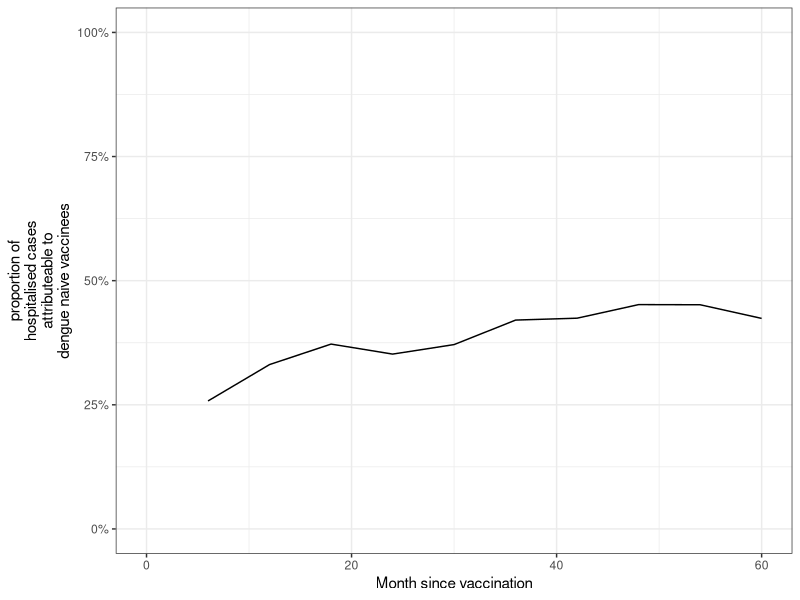
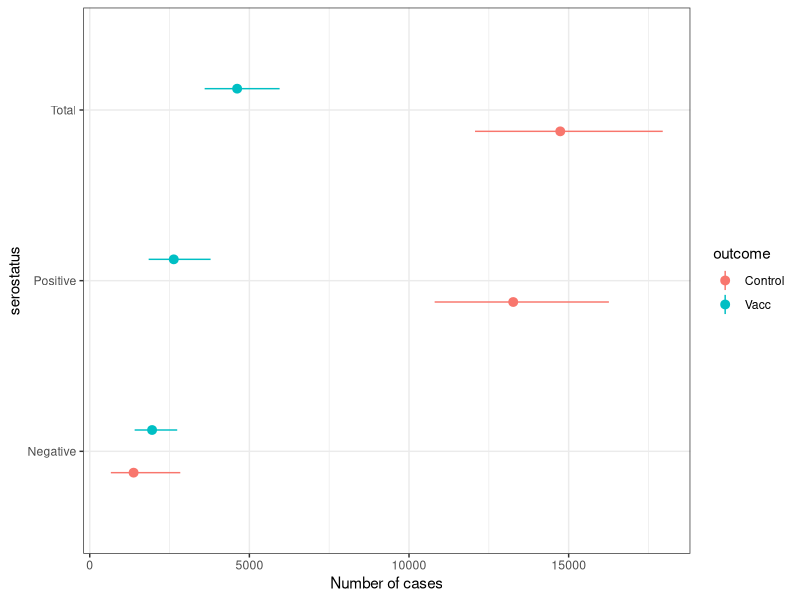
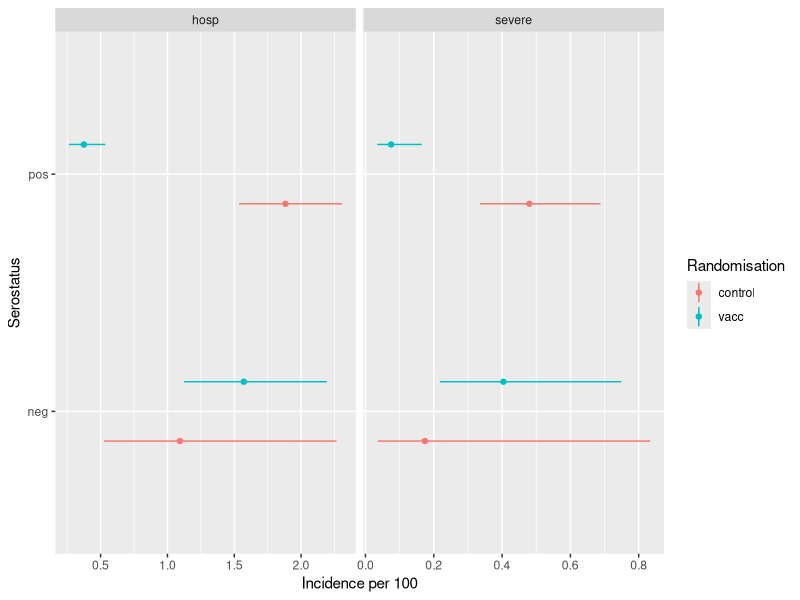
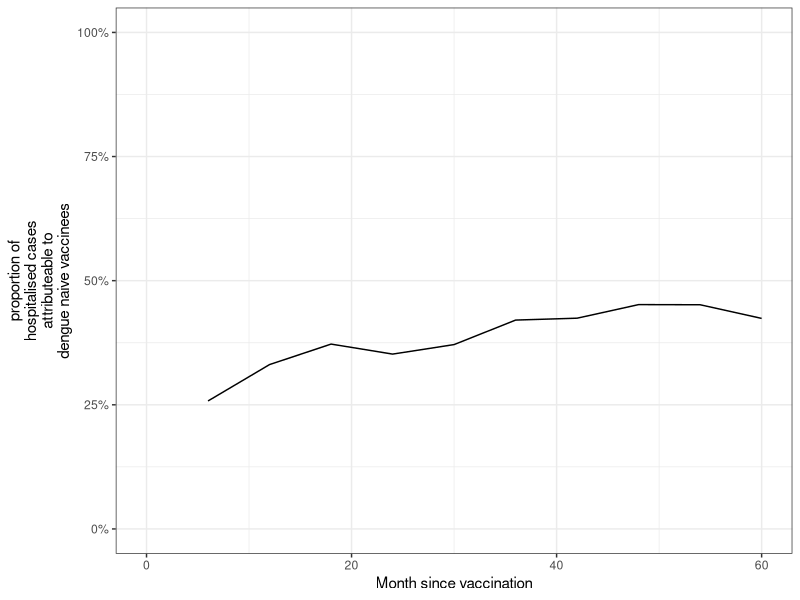
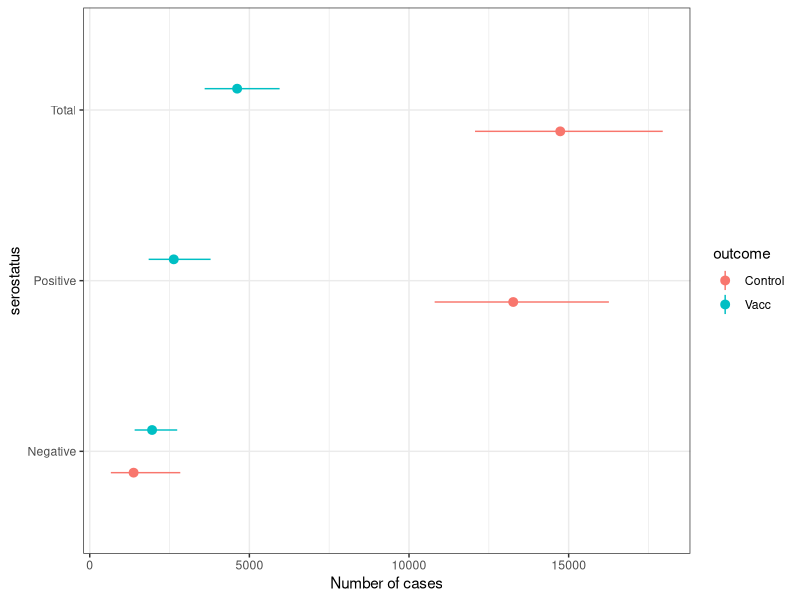

Write R code to recreate these figures, in order.

# Expected relative proportion of breakthrough hospitalized dengue by serostatus in populations vaccinated with the CYD- tetravalent dengue vaccine in the Philippines
# written by Stefan Flasche using R version 3.5.3

# load packages
require(tidyverse)


# Data --------------------------------------------------------------------

# data: cumulative incidence over 5yrs observed in the trial and its stratification into 
#       seropositive and seronegative using PRNT50 with multiple imputation (in per 100). from Table S10
df <- tibble(no=1:8,
             randomisation = c("vacc","vacc","control","control","vacc","vacc","control","control"),
             serostatus = c("pos","neg","pos","neg","pos","neg","pos","neg"),
             outcome = c(rep("hosp",4),rep("severe",4)),
             incidence.ph.mid = c(.375,1.571,1.883,1.093,0.075,0.404,0.48,0.174),
             incidence.ph.lo = c(.263,1.125,1.536,.526,0.034,0.218,0.335,0.036),
             incidence.ph.hi = c(.535,2.193,2.307,2.265,0.165,0.749,0.688,0.834))

#seroprevalence Phil
sp=.85

# Cumulative proportion of 9-16y olds hospitalised with Dengue over time (0m - 60m). Digitalised from Sridhar Figure 3
df.time <- tibble(time = rep(c(0,6,12,18,24,30,36,42,48,54,60),4),
                  randomisation = c(rep("vacc",11*2),rep("control",11*2)),
                  serostatus = rep(c(rep("pos",11),rep("neg",11)),2),
                  incidence = c(0,0.031,0.051,0.061,0.113,0.153,0.184,0.235,0.276,0.307,0.368,
                                0,0.061,0.143,0.205,0.348,0.512,0.757,0.982,1.289,1.432,1.535,
                                0,0.143,0.307,0.573,0.982,1.125,1.350,1.514,1.678,1.739,1.862,
                                0,0.082,0.164,0.399,0.471,0.522,0.583,0.696,0.757,0.757,1.033),
                  No.at.Risk =c(1503,1490,1462,1453,1447,1434,1422,1403,1351,1284,1226,
                                375,374,368,366,364,361,358,350,339,322,311,
                                730,725,705,699,695,689,688,686,658,615,592,
                                207,207,201,199,199,195,194,192,185,174,167))
                  
# plot data
p.data <- df %>% ggplot(aes(x= serostatus, y = incidence.ph.mid, ymin = incidence.ph.lo, ymax = incidence.ph.hi,color=randomisation)) +
  geom_linerange(position=position_dodge(width = 0.5)) +
  geom_point(position=position_dodge(width = 0.5)) +
  facet_grid(.~outcome, scales = "free") +
  coord_flip() + ylab("incidence per 100") +
  labs(y = "Incidence per 100", x = "Serostatus", color = "Randomisation")
ggsave(filename = "Pics\\Fig1_Data.tiff",p.data ,unit="cm", width = 14, height = 5, compression = "lzw", dpi = 300)

# analyses

#increase in seroneg vaccinees
1.57/1.09
#RR in seropo / seroneg controls
1.88/1.09
#reduction in seropos vaccinees
1-0.375/1.88

#cases averted in seropos vacc per 1 seroneg vacc case
.85*(1.88-.375) / (.15*(1.57-1.09))
# breakthrough among all hospitalised
0.85*1.73*.2  / (.85*1.73*.2 + .15*1.44)
#proportion of excess cases among the cases in seronegatives
1-1.09/1.57

#calculate  proportion of cases attributeable to seronegative vaccinees
df.prop = tibble(serostatus = c("neg","pos"),
                 prop = c(0.15,.85))
df.time %>% merge(df.prop) %>% 
  mutate(cases = incidence*prop*830000/100) %>% 
  select(serostatus:randomisation, cases) %>%
  spread(serostatus, cases) %>%
  mutate(propSeroNeg = neg/(pos+neg)) %>%
  filter(randomisation=="vacc") %>%
  ggplot(aes(x=time, y=propSeroNeg))+
  geom_line() + 
  coord_cartesian(ylim=c(0,1)) + 
  scale_y_continuous(labels = scales::percent) +
  theme_bw() +
  xlab("Month since vaccination") + ylab("proportion of\nhospitalised cases\nattributeable to\ndengue naive vaccinees")
ggsave(filename = "Pics\\Fig3_Data.tiff",unit="cm", width = 17, height = 7, compression = "lzw", dpi = 300)



##################### end of numbers in manuscript # start of previous work








# sample from lognormal distribution in which the 50%, 2.5% and 97.5% quanitles fit the observed mean, CI.lo and CI.hi respectively
LnfitSample <- function(input= c(mean=1, lo=.5, hi=2), N=10000){
  mean = input[1] %>% as.numeric()
  lo = input[2] %>% as.numeric()
  hi = input[3] %>% as.numeric()
  rlnorm(N, meanlog = log(mean), sdlog = (log(mean/lo) +  log(hi/mean))/2/1.96) %>%
    return()
}


# Analyses ----------------------------------------------------------

# calculate population impact of test and vaccinate strategy (no test = 100% sens, 0% spec)
CasesAverted <- function(seroPrevalence = .7, sensitivity = 1, specificity = 0, 
                         cohortSize=100000, df.tmp = df, outcm = "hosp"){
  df.tmp = df.tmp %>% filter(outcome == outcm)
  Inc.SeroPos.Vacc <- df.tmp %>% filter(randomisation=="vacc" & serostatus =="pos") %>% 
    select(incidence.ph.mid:incidence.ph.hi) %>% LnfitSample()
  Inc.SeroPos.Cont <- df.tmp %>% filter(randomisation=="control" & serostatus =="pos") %>% 
    select(incidence.ph.mid:incidence.ph.hi) %>% LnfitSample()
  Inc.SeroNeg.Vacc <- df.tmp %>% filter(randomisation=="vacc" & serostatus =="neg") %>% 
    select(incidence.ph.mid:incidence.ph.hi) %>% LnfitSample()
  Inc.SeroNeg.Cont <- df.tmp %>% filter(randomisation=="control" & serostatus =="neg") %>% 
    select(incidence.ph.mid:incidence.ph.hi) %>% LnfitSample()
  
  CasesNoVaccSeroPos = cohortSize * seroPrevalence * Inc.SeroPos.Cont / 100
  CasesNoVaccSeroNeg = cohortSize * (1-seroPrevalence) * Inc.SeroNeg.Cont / 100
  CasesVaccSeroPos = cohortSize * seroPrevalence * Inc.SeroPos.Vacc / 100
  CasesVaccSeroNeg = cohortSize * (1-seroPrevalence) * Inc.SeroNeg.Vacc / 100
  
  CasesAvertedSeroPos = cohortSize * seroPrevalence * sensitivity * (Inc.SeroPos.Cont - Inc.SeroPos.Vacc) / 100
  CasesAvertedSeroNeg = cohortSize * (1-seroPrevalence) * (1 - specificity) * (Inc.SeroNeg.Cont - Inc.SeroNeg.Vacc) /100
  
  df_res <- tibble(seroPrevalence, sensitivity, specificity, outcm, 
                   CasesNoVaccSeroPos, CasesNoVaccSeroNeg,
                   CasesNoVaccTotal = CasesNoVaccSeroPos + CasesNoVaccSeroNeg,
                   CasesVaccSeroPos, CasesVaccSeroNeg,
                   CasesVaccTotal = CasesVaccSeroPos + CasesVaccSeroNeg,
                   CasesAvertedSeroPos, CasesAvertedSeroNeg, 
                   CasesAvertedTotal = CasesAvertedSeroPos + CasesAvertedSeroNeg)
  return(df_res)
}

# calculate cases exspected and averted in Phillippines
res <- CasesAverted(seroPrevalence = .85, sensitivity = 1, specificity = 0, cohortSize=830000, df.tmp = df, outcm = "hosp") %>%
  gather(key, value, -(seroPrevalence:outcm)) %>% 
  group_by(key) %>% summarise(mid = median(value), 
                              lo = quantile(value, probs = 0.025),
                              hi = quantile(value, probs = 0.975)) %>% 
  mutate(outcome = rep(c("Averted","Control","Vacc"),each=3)) %>%
  mutate(serostatus = rep(c("Negative", "Positive", "Total"), 3))
res
res %>% filter(outcome != "Averted") %>%
  ggplot(aes(x=serostatus, y=mid, ymin=lo, ymax=hi, color = outcome)) +
    geom_pointrange(position=position_dodge(width = 0.5)) + 
    coord_flip() + ylab("Number of cases") + 
    theme_bw()
ggsave(filename = "Pics\\Fig2_Data.tiff",unit="cm", width = 17, height = 7, compression = "lzw", dpi = 300)



# proportion seropos
CasesAverted(seroPrevalence = .85, sensitivity = 1, specificity = 0, cohortSize=830000, df.tmp = df, outcm = "hosp") %>%
  mutate(prop_Neg_vac = CasesVaccSeroNeg/CasesVaccTotal) %>%
  mutate(prop_Neg_Novac = CasesNoVaccSeroNeg/CasesNoVaccTotal) %>%
  select("prop_Neg_vac","prop_Neg_Novac") %>%
  gather(key, value) %>% group_by(key) %>% summarise(mid = median(value),
                                                     lo = quantile(value, probs = 0.025),
                                                     hi = quantile(value, probs = 0.975)) 



